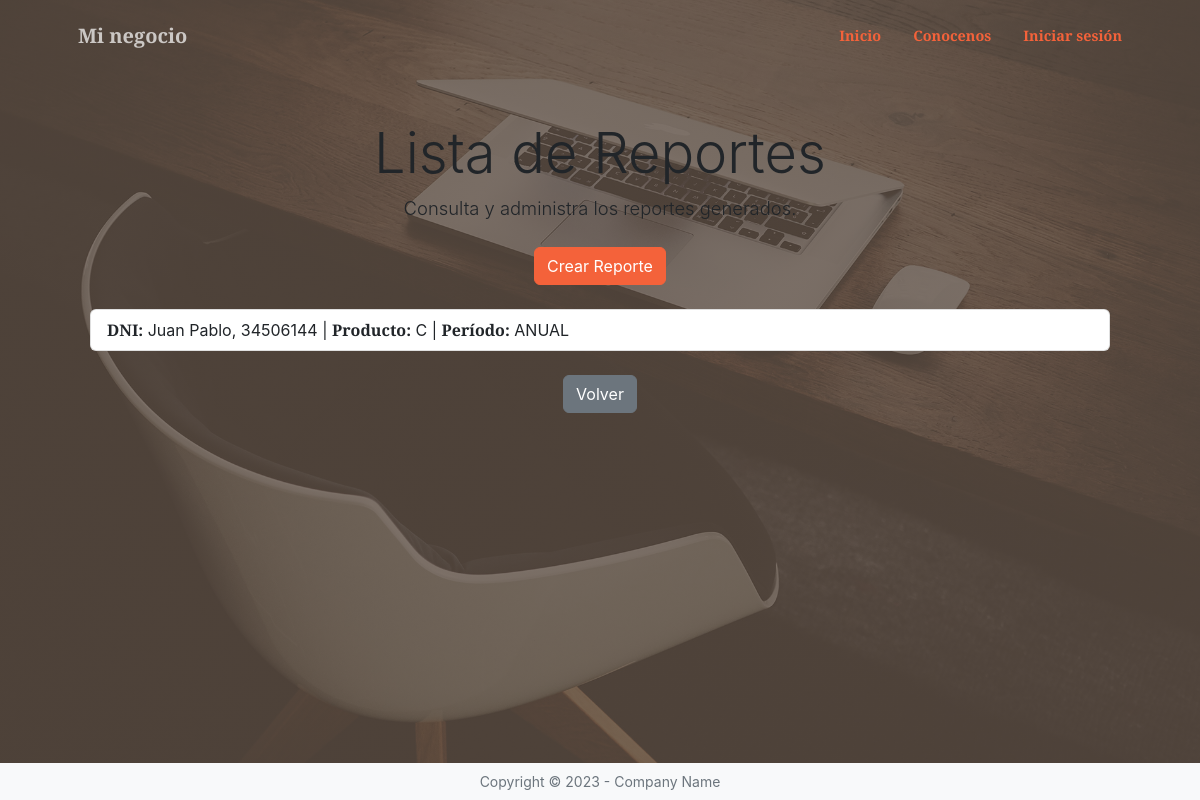
The page /minegocio/reporte/list/ on the database its author committed.
### minegocio/models.py (models this page shows)
class Reporte(models.Model):
    dni = models.ForeignKey(Vendedor,on_delete=models.CASCADE,null=True)
    año = models.PositiveIntegerField()
    informe = models.CharField(max_length=25)
    producto= models.ForeignKey(Transaccion, on_delete=models.CASCADE,null=True)
    periodos = [
        ('MENSUAL', 'Mensual'),
        ('TRIMESTRAL', 'Trimestral'),
        ('ANUAL', 'Anual'),
    ]
    periodo = models.CharField(max_length=10,choices=periodos,default='ANUAL')
    class Meta():
        constraints = [models.UniqueConstraint(fields=["año","producto","periodo"], name="unico_informe_por_año")]

class Vendedor(models.Model):
    nombre = models.CharField(max_length=13)
    dni = models.PositiveIntegerField(unique=True)
    def __str__(self):
        return f"{self.nombre}, {self.dni}"

class Transaccion(models.Model):
    dni = models.ForeignKey(Vendedor,on_delete=models.CASCADE)
    fecha = models.DateField(null=True,blank=True)
    cantidad = models.PositiveIntegerField()
    monto = models.DecimalField(max_digits=10,decimal_places=2)
    productos = [
        ("C", "Celulares"),
        ("AU", "Auriculares"),
        ("PE", "Pequeños electrodomésticos"),
        ("T", "Tablets")]
    producto = models.CharField(max_length=50, choices=productos, default="PE")
    def __str__(self):
        return self.producto

### minegocio/views.py (the view)
# urls.py: path("reporte/list/", reporte_list, name="reporte_list"),
def reporte_list(request):
    query = Reporte.objects.all()
    context = {"object_list": query}
    return render(request, "minegocio/reporte_list.html", context)

### minegocio/templates/minegocio/reporte_list.html
{% extends 'core/base.html' %}
{% block content %}
<div class="container py-5">
    <div class="text-center mb-4">
        <h1 class="display-4">Lista de Reportes</h1>
        <p class="lead">Consulta y administra los reportes generados.</p>
    </div>
    <div class="mb-4 text-center">
        <a href="{% url 'minegocio:reporte_create' %}" class="btn btn-primary">Crear Reporte</a>
    </div>
    <ul class="list-group mb-4">
        {% for object in object_list %}
            <li class="list-group-item d-flex justify-content-between align-items-center">
                <span>
                    <strong>DNI:</strong> {{ object.dni }}
                    | <strong>Producto:</strong> {{ object.producto }}
                    | <strong>Período:</strong> {{ object.periodo }}
                </span>
            </li>
        {% empty %}
            <li class="list-group-item text-center">No hay reportes disponibles.</li>
        {% endfor %}
    </ul>
    <div class="text-center">
        <a href="{% url 'minegocio:index' %}" class="btn btn-secondary">Volver</a>
    </div>
</div>
{% endblock %}

### rows shown on the page
Reporte: dni "Juan Pablo, 34506144", producto "C", periodo "ANUAL"
